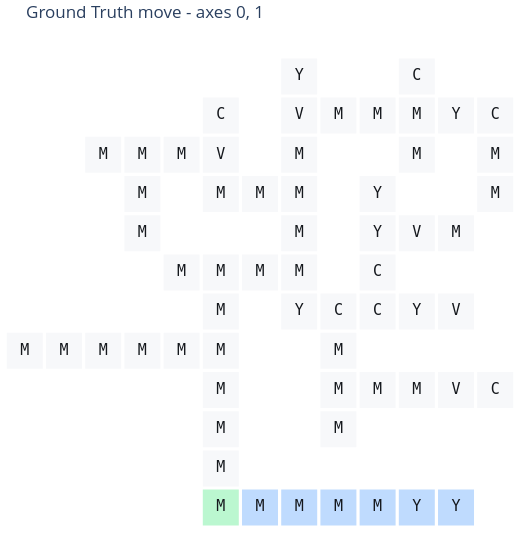

Notebook code cell kept with this figure:
### Markdown cell above
## Board visualization — ground truth

Ground truth ≠ only valid solution; it is the move the generator witness-chain selected.

### Code cell
for figure in plot_attempt_move(context, move_source="ground_truth"):
    display(figure)

### Figure 1 — Plotly figure (JSON) as saved in the notebook; plotly's stock layout.template omitted (floating-point values rounded to 4 significant figures)
{"data": [{"customdata": [[[-9, -1], "0"], [[-8, -1], "0"], [[-7, -1], "0"], [[-7, 4], "0"], [[-6, -1], "0"], [[-6, 2], "1"], [[-6, 3], "1"], [[-6, 4], "0,1"], [[-5, -1], "0"], [[-5, 1], "0"], [[-5, 4], "0"], [[-4, -5], "1"], [[-4, -4], "1"], [[-4, -3], "1"], [[-4, -2], "1"], [[-4, -1], "0,1"], [[-4, 0], "1"], [[-4, 1], "0,1"], [[-4, 3], "0,1"], [[-4, 4], "0,1"], [[-4, 5], "1"], [[-3, -5], ""], [[-3, 1], "0"], [[-3, 3], "0"], [[-2, -5], ""], [[-2, 0], "0,1"], [[-2, 1], "0,1"], [[-2, 2], "1"], [[-2, 3], "0,1"], [[-2, 4], "1"], [[-2, 5], "0,1"], [[-2, 6], "1"], [[-1, -5], ""], [[-1, -3], "1"], [[-1, -2], "0,1"], [[-1, -1], "1"], [[-1, 0], "0,1"], [[-1, 5], "0"], [[0, -5], ""], [[0, -2], "0"], [[0, 0], "0,1"], [[0, 1], "1"], [[0, 2], "0,1"], [[0, 3], "1"], [[0, 5], "0"], [[1, -5], ""], [[1, -2], "0"], [[1, 0], "0"], [[1, 2], "0"], [[1, 4], "1"], [[1, 5], "0,1"], [[1, 6], "1"], [[2, -5], ""], [[2, -2], "0"], [[2, 0], "0"], [[2, 2], "0"], [[2, 5], "0"], [[3, -2], "0"], [[3, 3], "1"], [[3, 4], "1"], [[3, 5], "0,1"]], "hovertemplate": "coord=%{customdata[0]}<br>symbol=%{text}<br>axes=%{customdata[1]}<extra></extra>", "marker": {"color": ["#f7f8fa", "#f7f8fa", "#f7f8fa", "#f7f8fa", "#f7f8fa", "#f7f8fa", "#f7f8fa", "#f7f8fa", "#f7f8fa", "#f7f8fa", "#f7f8fa", "#bbf7d0", "#f7f8fa", "#f7f8fa", "#f7f8fa", "#f7f8fa", "#f7f8fa", "#f7f8fa", "#f7f8fa", "#f7f8fa", "#f7f8fa", "#bfdbfe", "#f7f8fa", "#f7f8fa", "#bfdbfe", "#f7f8fa", "#f7f8fa", "#f7f8fa", "#f7f8fa", "#f7f8fa", "#f7f8fa", "#f7f8fa", "#bfdbfe", "#f7f8fa", "#f7f8fa", "#f7f8fa", "#f7f8fa", "#f7f8fa", "#bfdbfe", "#f7f8fa", "#f7f8fa", "#f7f8fa", "#f7f8fa", "#f7f8fa", "#f7f8fa", "#bfdbfe", "#f7f8fa", "#f7f8fa", "#f7f8fa", "#f7f8fa", "#f7f8fa", "#f7f8fa", "#bfdbfe", "#f7f8fa", "#f7f8fa", "#f7f8fa", "#f7f8fa", "#f7f8fa", "#f7f8fa", "#f7f8fa", "#f7f8fa"], "line": {"color": "rgba(0, 0, 0, 0)", "width": 0}, "size": 36, "symbol": "square"}, "mode": "markers+text", "showlegend": false, "text": ["M", "M", "M", "M", "M", "M", "M", "M", "M", "M", "M", "M", "M", "M", "M", "M", "M", "M", "M", "V", "C", "M", "M", "M", "M", "Y", "M", "M", "M", "M", "V", "Y", "M", "M", "M", "M", "C", "M", "M", "M", "C", "C", "Y", "Y", "M", "Y", "M", "Y", "V", "M", "M", "C", "Y", "V", "V", "M", "Y", "C", "M", "M", "C"], "textfont": {"color": "#15181d", "family": "DejaVu Sans Mono, Menlo, Consolas, monospace", "size": 15}, "textposition": "middle center", "type": "scatter", "x": [-9, -8, -7, -7, -6, -6, -6, -6, -5, -5, -5, -4, -4, -4, -4, -4, -4, -4, -4, -4, -4, -3, -3, -3, -2, -2, -2, -2, -2, -2, -2, -2, -1, -1, -1, -1, -1, -1, 0, 0, 0, 0, 0, 0, 0, 1, 1, 1, 1, 1, 1, 1, 2, 2, 2, 2, 2, 3, 3, 3, 3], "y": [-1, -1, -1, 4, -1, 2, 3, 4, -1, 1, 4, -5, -4, -3, -2, -1, 0, 1, 3, 4, 5, -5, 1, 3, -5, 0, 1, 2, 3, 4, 5, 6, -5, -3, -2, -1, 0, 5, -5, -2, 0, 1, 2, 3, 5, -5, -2, 0, 2, 4, 5, 6, -5, -2, 0, 2, 5, -2, 3, 4, 5]}], "layout": {"dragmode": "pan", "height": 552, "margin": {"b": 4, "l": 4, "r": 4, "t": 36}, "paper_bgcolor": "white", "plot_bgcolor": "rgba(0, 0, 0, 0)", "showlegend": false, "title": {"text": "Ground Truth move - axes 0, 1"}, "width": 520, "xaxis": {"range": [-9.53, 3.53], "scaleanchor": "y", "scaleratio": 1, "showgrid": false, "showticklabels": false, "visible": false, "zeroline": false}, "yaxis": {"range": [-5.53, 6.53], "showgrid": false, "showticklabels": false, "visible": false, "zeroline": false}}}
